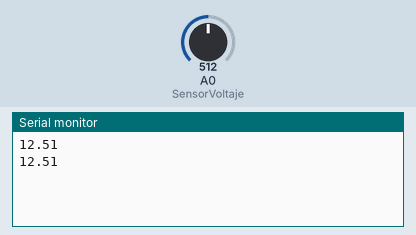
This sketch was run on a simulated Arduino Uno, built with avr-gcc and run on an emulated ATmega328P. Parts: the last lines printed to the serial monitor. The inputs (shaded band) are chosen by the test bench; at power-on: A0 (SensorVoltaje) = 512.

Above: at 1.8 s.
1.9 s: A0 (SensorVoltaje) set to 716
At 2.8 s:
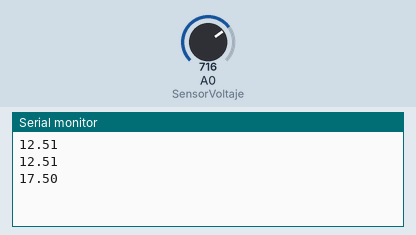
3.4 s: A0 (SensorVoltaje) set to 900
At 4.7 s:
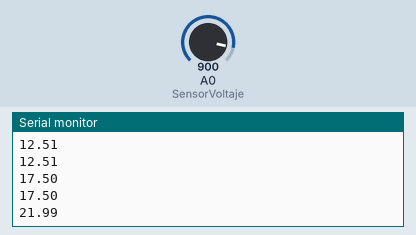
Timing chart, 0 to 6.4 s (numbered marks = the images above; inputs shaded):
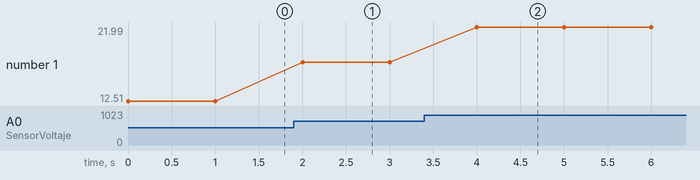

The sketch:

Multimetro.ino
```cpp
int SensorVoltaje = A0;
void setup() {
  Serial.begin(9600);
  // put your setup code here, to run once:

}

void loop() {
  float voltaje=(float)25*analogRead(SensorVoltaje)/1023;
  Serial.println(voltaje);
  delay(1000);
  // put your main code here, to run repeatedly:

}
```

Measured:
- after the input at 1.9 s, the serial monitor: prints a new line after 0.10 s (image 1)
- after the input at 3.4 s, the serial monitor: prints a new line after 0.60 s (image 2)
- plotted number 1: 12.51 → 17.5 after the input at 1.9 s, 17.5 → 21.99 after the input at 3.4 s
